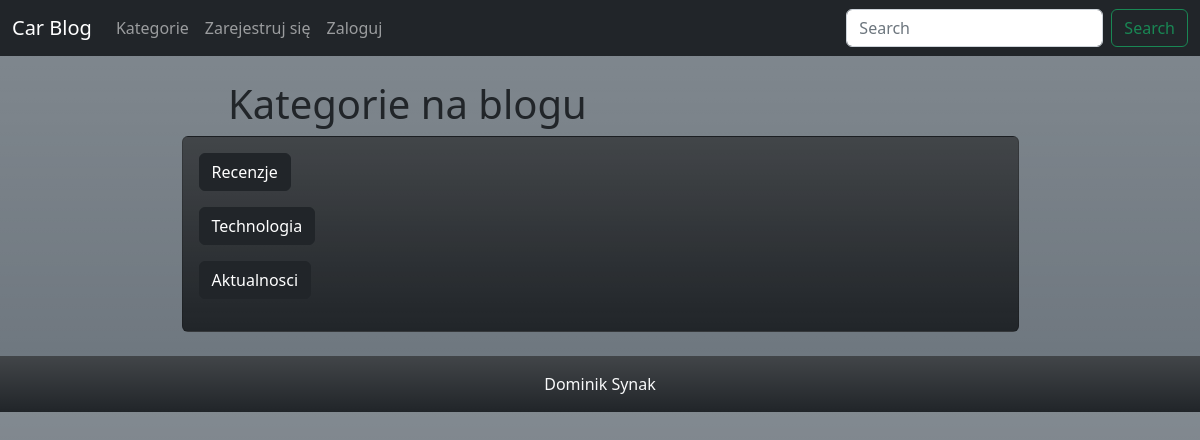
The page /category-list/ on the database its author committed.
### carblog/models.py (models this page shows, shortened)
class Category(models.Model):
    name = models.CharField(max_length=255)
    def __str__(self):
        return self.name

### carblog/views.py (the view)
# urls.py: path('category-list/', CategoryListView, name='category-list'),
def CategoryListView(request):
    cat_menu_list = Category.objects.all()
    return render(request, 'category_list.html', {'cat_menu_list':cat_menu_list})

### carblog/templates/category_list.html (shortened to what this page needs)
{% extends 'base.html' %}
{% block content %}
<div class="col-12 col-md-8 mx-auto">
    <h1>Kategorie na blogu</h1>
</div>
<div class="card bg-dark bg-gradient text-white w-75 mx-auto">
    <div class="card-body">
        {% for item in cat_menu_list %}
        <a role="button" class="btn btn-dark mr-2 mb-3" href="{% url 'category' item|slugify %}">
            {{ item | capfirst }}
        </a>
        <br>
        {% endfor %}
    </div>
</div>
<br>
{% endblock %}

### rows shown on the page
Category: name "Recenzje"
Category: name "Technologia"
Category: name "Aktualnosci"
